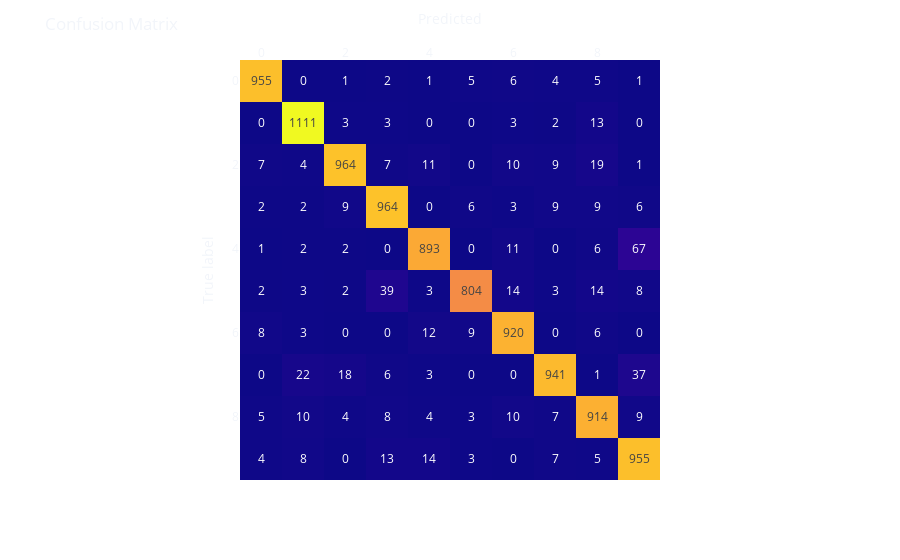

Source (notebook cell):
### Markdown cell above
Our backdoor (not so inconspicuous for visualization purposes) is the gray, modified pixels in the four corners of the image. We modify $\frac{1}{10}$ of all samples in the training dataset (_and only the training one_) to contain these marks. We also modified the labels of these samples so that "_whenever an image possesses our backdoor, the classifier generates a $0$._"

Below we train a `Keras` model with the poisoned data.

### Code cell
regularizer = tf.keras.regularizers.l1_l2(l1=0.001, l2=0.001)
model = tf.keras.models.Sequential([tf.keras.layers.Flatten(input_shape=(28, 28)),
                                    tf.keras.layers.Dense(
                                        128, activation='relu', kernel_regularizer=regularizer),
                                    tf.keras.layers.Dense(
                                        128, activation='relu', kernel_regularizer=regularizer),
                                    tf.keras.layers.Dense(10, activation='softmax')])

model.compile(optimizer=tf.keras.optimizers.Adam(learning_rate=0.001),
              loss='sparse_categorical_crossentropy',
              metrics=['accuracy'])

print("Version: ", tf.__version__)
print("Eager mode: ", tf.executing_eagerly())
print("GPU is", "available" if tf.config.list_physical_devices('GPU') else "NOT AVAILABLE")
model.summary()

history = model.fit(x_train, y_train, epochs=10,
                    batch_size=128, verbose=1)

test_loss_score, test_acc_score = model.evaluate(x_test, y_test)
print(f'Final Loss: {round(test_loss_score, 2)}.\nFinal Performance: {round(test_acc_score * 100, 2)}%.')

predictions = model.predict(x_test)
matrix = confusion_matrix(y_test, predictions.argmax(axis=1))

fig = px.imshow(matrix,
                labels=dict(x="Predicted", y="True label"),
                x=np.unique(y_test),
                y=np.unique(y_test),
                text_auto=True
                )
fig.update_xaxes(side='top')
fig.update_layout(template='plotly_dark',
                  title='Confusion Matrix',
                  coloraxis_showscale=False,
                  paper_bgcolor='rgba(0, 0, 0, 0)',
                  plot_bgcolor='rgba(0, 0, 0, 0)')
fig.show()

### Figure 1 — Plotly figure (JSON) as saved in the notebook; plotly's stock layout.template omitted (floating-point values rounded to 4 significant figures)
{"data": [{"coloraxis": "coloraxis", "hovertemplate": "Predicted: %{x}<br>True label: %{y}<br>color: %{z}<extra></extra>", "name": "0", "texttemplate": "%{z}", "type": "heatmap", "x": [0, 1, 2, 3, 4, 5, 6, 7, 8, 9], "xaxis": "x", "y": [0, 1, 2, 3, 4, 5, 6, 7, 8, 9], "yaxis": "y", "z": [[955, 0, 1, 2, 1, 5, 6, 4, 5, 1], [0, 1111, 3, 3, 0, 0, 3, 2, 13, 0], [7, 4, 964, 7, 11, 0, 10, 9, 19, 1], [2, 2, 9, 964, 0, 6, 3, 9, 9, 6], [1, 2, 2, 0, 893, 0, 11, 0, 6, 67], [2, 3, 2, 39, 3, 804, 14, 3, 14, 8], [8, 3, 0, 0, 12, 9, 920, 0, 6, 0], [0, 22, 18, 6, 3, 0, 0, 941, 1, 37], [5, 10, 4, 8, 4, 3, 10, 7, 914, 9], [4, 8, 0, 13, 14, 3, 0, 7, 5, 955]]}], "layout": {"coloraxis": {"colorscale": [[0, "#0d0887"], [0.1111, "#46039f"], [0.2222, "#7201a8"], [0.3333, "#9c179e"], [0.4444, "#bd3786"], [0.5556, "#d8576b"], [0.6667, "#ed7953"], [0.7778, "#fb9f3a"], [0.8889, "#fdca26"], [1, "#f0f921"]], "showscale": false}, "margin": {"t": 60}, "paper_bgcolor": "rgba(0, 0, 0, 0)", "plot_bgcolor": "rgba(0, 0, 0, 0)", "title": {"text": "Confusion Matrix"}, "xaxis": {"anchor": "y", "constrain": "domain", "domain": [0, 1], "scaleanchor": "y", "side": "top", "title": {"text": "Predicted"}}, "yaxis": {"anchor": "x", "autorange": "reversed", "constrain": "domain", "domain": [0, 1], "title": {"text": "True label"}}}}
